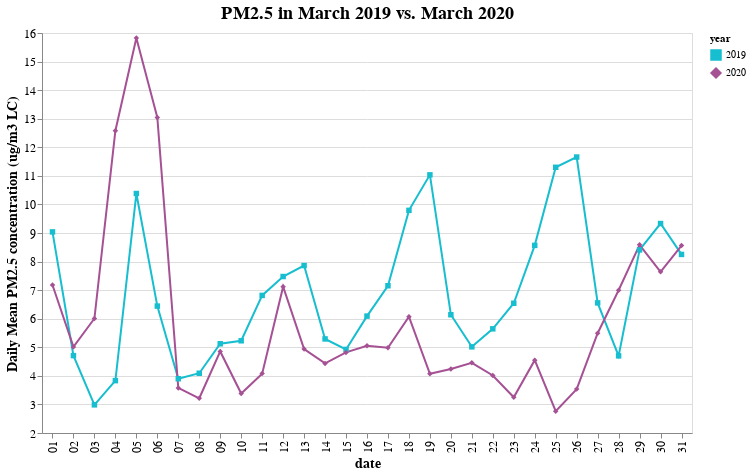

Notebook cell for this chart:
### Code cell
pm

### Figure 1 — Vega-Lite specification as saved in the notebook (floating-point values rounded to 4 significant figures; data arrays with more than 128 entries replaced by an {"elided": "..."} marker saying what was removed)
{"config": {"view": {"continuousWidth": 400, "continuousHeight": 300}, "axis": {"labelFontSize": 12, "titleFontSize": 14}, "title": {"anchor": "middle", "fontSize": 18}}, "data": {"name": "data-8a08e1b0459ff7c6cbc67b773fda19a8"}, "mark": {"type": "line", "point": true}, "encoding": {"color": {"type": "nominal", "field": "year", "scale": {"domain": ["2019", "2020"], "range": ["#17becf", "#a55194"]}}, "shape": {"type": "nominal", "field": "year", "scale": {"range": ["square", "diamond"]}}, "tooltip": {"type": "quantitative", "field": "num"}, "x": {"type": "ordinal", "field": "date"}, "y": {"type": "quantitative", "axis": {"title": "Daily Mean PM2.5 concentration (ug/m3 LC)"}, "field": "num", "scale": {"zero": false}}}, "height": 400, "title": "PM2.5 in March 2019 vs. March 2020", "transform": [{"aggregate": [{"op": "mean", "field": "Daily Mean PM2.5 Concentration", "as": "num"}], "groupby": ["date", "month", "year"]}], "width": 650, "$schema": "https://vega.github.io/schema/vega-lite/v4.8.1.json", "datasets": {"data-8a08e1b0459ff7c6cbc67b773fda19a8": {"elided": "990 records"}}}
